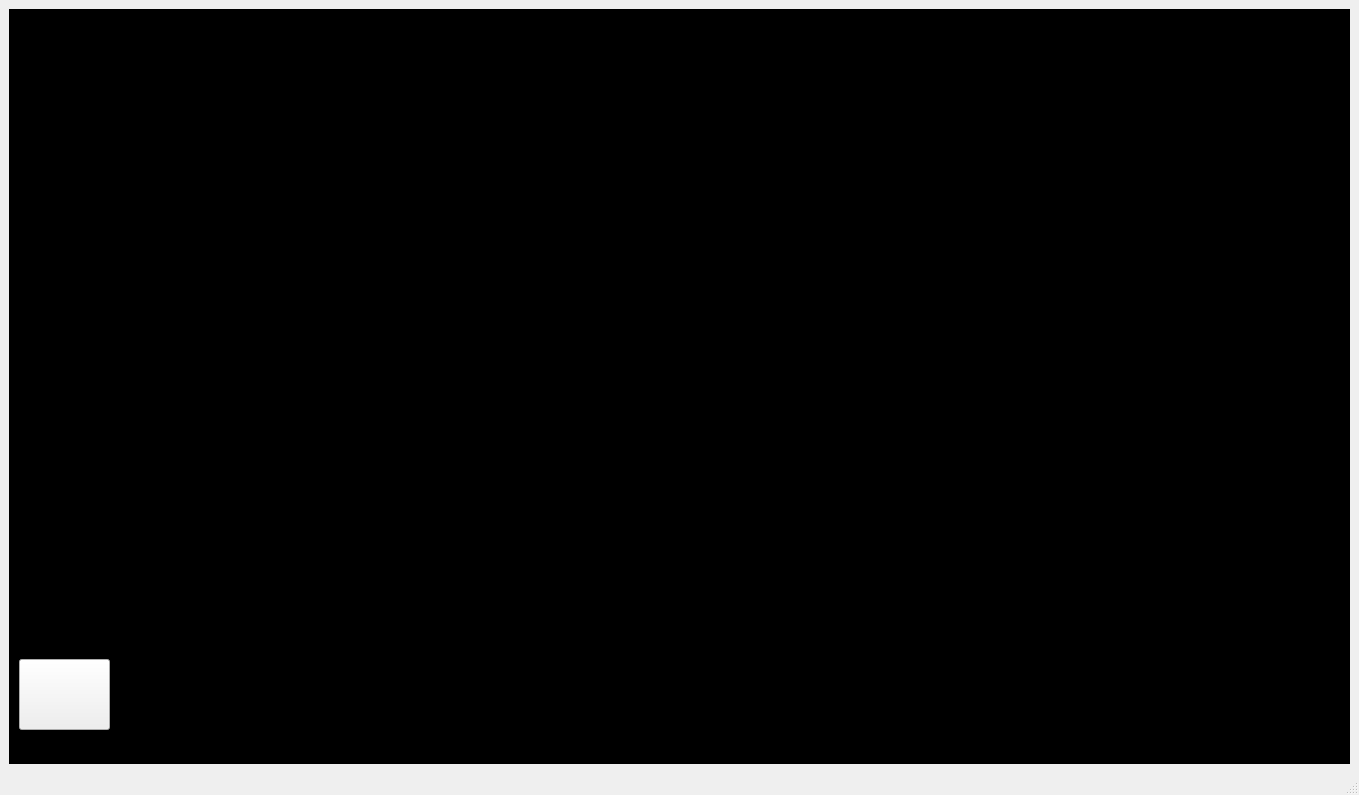
<?xml version="1.0" encoding="UTF-8"?>
<ui version="4.0">
 <class>MainWindow</class>
 <widget class="QMainWindow" name="MainWindow">
  <property name="geometry">
   <rect>
    <x>0</x>
    <y>0</y>
    <width>1359</width>
    <height>795</height>
   </rect>
  </property>
  <property name="windowTitle">
   <string>MainWindow</string>
  </property>
  <widget class="QWidget" name="centralwidget">
   <layout class="QGridLayout" name="gridLayout">
    <item row="0" column="0">
     <widget class="QWidget" name="widget" native="true">
      <property name="styleSheet">
       <string notr="true">QWidget#widget
{background-color: qlineargradient(spread:pad, x1:0, y1:1, x2:1, y2:1, stop:0 rgba(0, 0, 0, 255), stop:1 rgba(0, 0, 0,255));}</string>
      </property>
      <widget class="QPushButton" name="gb_btn_im">
       <property name="geometry">
        <rect>
         <x>10</x>
         <y>650</y>
         <width>91</width>
         <height>71</height>
        </rect>
       </property>
       <property name="cursor">
        <cursorShape>PointingHandCursor</cursorShape>
       </property>
       <property name="styleSheet">
        <string notr="true">image: url(:/image/back.png);</string>
       </property>
       <property name="text">
        <string/>
       </property>
      </widget>
     </widget>
    </item>
   </layout>
  </widget>
  <widget class="QMenuBar" name="menubar">
   <property name="geometry">
    <rect>
     <x>0</x>
     <y>0</y>
     <width>1359</width>
     <height>23</height>
    </rect>
   </property>
  </widget>
  <widget class="QStatusBar" name="statusbar"/>
 </widget>
 <resources/>
 <connections/>
</ui>
